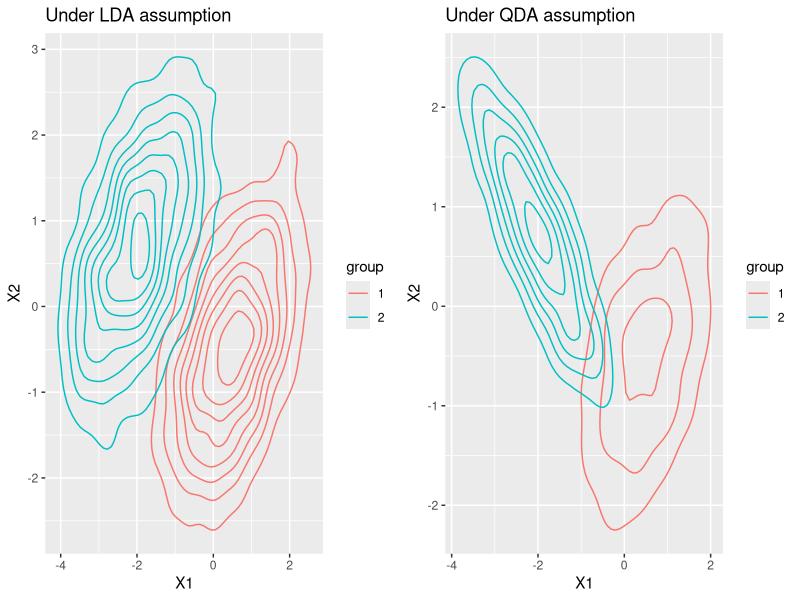

Source code (R):
## ---- chunk 1
  if (!require("ggplot2")) install.packages("ggplot2")
  if (!require("MASS")) install.packages("MASS")
  if (!require("grid")) install.packages("grid")
  if (!require("gridExtra")) install.packages("gridExtra")
  
  ########################################
  #### Generate Bivariate Normal Data ####
  ########################################
  set.seed=12345
  bvm=function(m1,m2,sigma1,sigma2,n1,n2){
      d1 <- mvrnorm(n1, mu = m1, Sigma = sigma1 ) 
      d2 <- mvrnorm(n2, mu = m2, Sigma = sigma2 )
      d=rbind(d1,d2)
      colnames(d)=c("X1","X2")
      d=data.frame(d)
      d$group=c(rep("1",n1),rep("2",n2))
      list(data = d)
  }

  m_1 <- c(0.5, -0.5) 
  m_2 <- c(-2, 0.7) 
  sigma_1 <- matrix(c(1,0.5,0.5,1), nrow=2)
  sigma_2 <- matrix(c(0.8,-0.7,-0.7,0.8), nrow=2)

  p1=ggplot(bvm(m_1,m_2,sigma_1,sigma_1,n1=2000,n2=2000)$data, 
      aes(x=X1, y=X2)) + 
      stat_density2d(geom="density2d", aes(color = group),contour=TRUE)+
      ggtitle("Under LDA assumption")
  p2=ggplot(bvm(m_1,m_2,sigma_1,sigma_2,n1=2000,n2=2000)$data, 
      aes(x=X1, y=X2)) + 
      stat_density2d(geom="density2d", aes(color = group),contour=TRUE)+
      ggtitle("Under QDA assumption")
  grid.arrange(p1, p2, ncol = 2)
